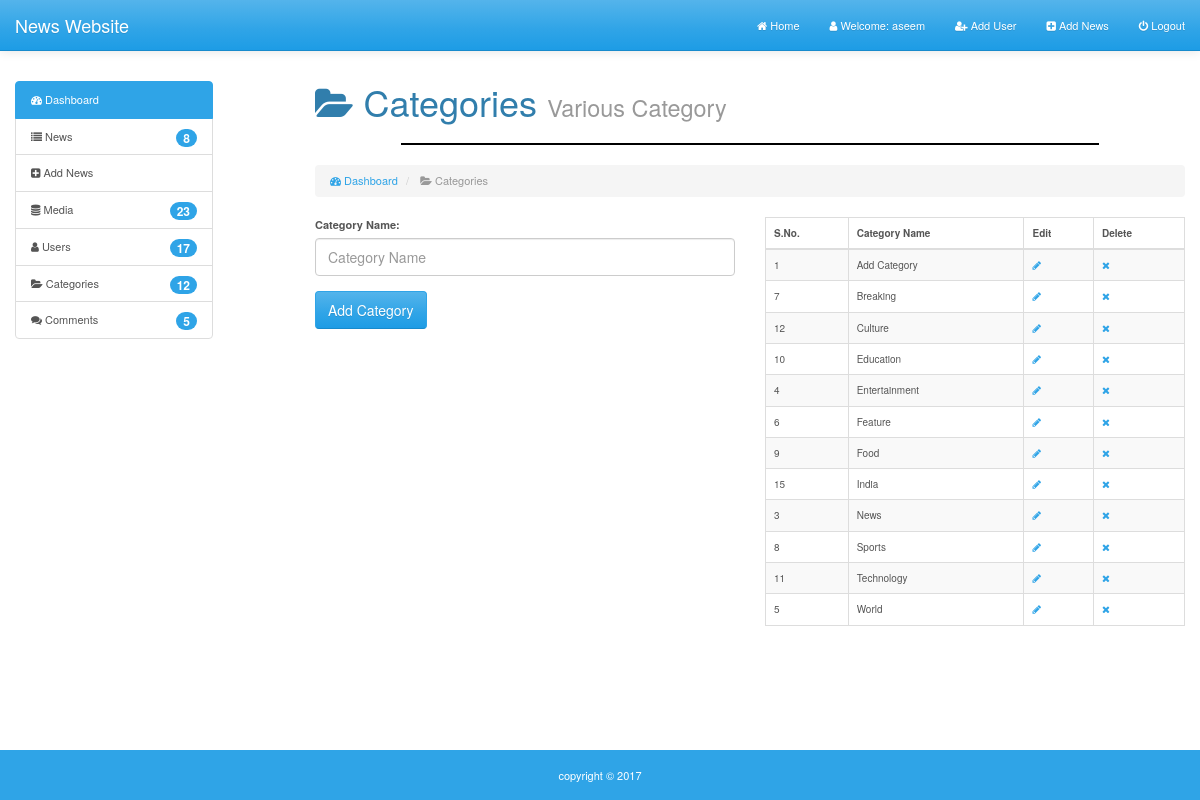
The app's page /categories.php (signed in) with its own data.
### tables this page shows
CREATE TABLE IF NOT EXISTS `category` (
  `categoryId` int(11) NOT NULL AUTO_INCREMENT,
  `category` varchar(45) NOT NULL,
  `newsId` int(11) DEFAULT NULL,
  `userId` int(11) DEFAULT NULL,
  PRIMARY KEY (`categoryId`)
);

### categories.php (the view, shortened to what this page needs)
<!DOCTYPE html>
<html lang="en">
<head>
    <link rel="stylesheet" href="css/font-awesome.css">
    <link rel="stylesheet" href="https://maxcdn.bootstrapcdn.com/bootstrap/3.3.7/css/bootstrap.min.css">
    <link href="bootstrap/css/bootstrap.min.css" rel="stylesheet">
    <link rel="stylesheet" href="css/dashboard.css">
    <link rel="stylesheet" href="css/categories.css">
    <link rel="stylesheet" href="css/mobile.css">
</head>
<body>
    <div id="wrapper">
   <?php require_once('incfile/headerAdmin.php');?>
    <section>
        <div class="container-fluid body-section">
            <div class="row">
                <div class="col-md-3 col-sm-12 col-xs-12">
                    <?php require_once('incfile/sideBarAdmin.php');?>
                </div>
                <div class="col-md-9 col-sm-12 col-xs-12 sideBarTopDashBoard">
                    <h1> <i class="fa fa-folder-open" aria-hidden="true"></i> Categories <small>Various Category</small></h1>
                    <hr class="lineDashboard">
                    <ol class="breadcrumb">
                        <li>
                            <a href="dashboard.php"> <i class="fa fa-tachometer" aria-hidden="true"></i> Dashboard</a>
                        </li>
                        <li class="active"> <i class="fa fa-folder-open" aria-hidden="true"></i> Categories</li>
                    </ol>
                    <div class="row">
                        <div class="col-md-6">
                            <form action="" method="post" id="category">
                                <div class="form-group">
                                    <label for="category">Category Name:</label>
                                    <?php require_once('incfile/categoryInsert.php');?>
                                    <input type="text" placeholder="Category Name" class="form-control" name="category">
                                </div>
                                <input type="submit" value="Add Category" name="submit" class="btn btn-primary">
                            </form>
                        </div>
                        <div class="col-md-6">
                            <table class="table table-hover table-bordered table-striped">
                                <thead>
                                    <tr>
                                        <th>S.No.</th>
                                        <th>Category Name</th>
                                        <th>Edit</th>
                                        <th>Delete</th>
                                    </tr>
                                </thead>
                                <tbody>
                                        <?php
                                            $db = new PDO($dsn, $username, $password);
                                            $sql = "Select categoryId, category from category ORDER BY category ASC";
                                            $results = $db->prepare($sql);
	                                        $results->execute();
                                            try{
                                                 if($results -> rowCount() >0){
                                                foreach ($db->query($sql) as $row)
                                                {
                                                    $categoryId = $row['categoryId'];
                                                 ?>
                                                 <tr>
                                                <td><?php echo $row['categoryId'];?></td>
                                                <td><?php echo ucfirst($row['category']);?></td>
                                                <td><a href="#"><i class="fa fa-pencil"></i></a></td>
                                                <td><a href='categories.php?del=<?php echo $categoryId;?>'><i class="fa fa-times"></i></a></td>
                                                 </tr>
                                                 <?php
                                                }
                                                 }else{
                                                    echo "<center><h2>No categories available</h2></center>";
                                                 }
                                            }
                                                catch(PDOException $e)
                                                {
                                                    echo "Error: ". $e->getMessage();
                                                }
                                        ?>
                                </tbody>
                            </table>
                        </div>
                    </div>
                </div>
            </div>
        </div>
    </section>
    <?php require_once('incfile/footerAdmin.php');?>
    </div>
</body>
</html>

### incfile/headerAdmin.php (shortened to what this page needs)
    <?php
    $SESSION_username = $_SESSION['username'];
    ?>
    <nav class="navbar navbar-default navbar-fixed-top">
        <div class="container-fluid">
            <div class="navbar-header">
                <a class="navbar-brand" href="index.php">News Website</a>
            </div>
            <div class="collapse navbar-collapse" id="bs-example-navbar-collapse-1">
                <ul class="nav navbar-nav navbar-right">
                    <li><a href="dashboard.php"><i class="fa fa-home" aria-hidden="true"></i>
 Home</a></li>
                    <li><a href="profile.php"><i class="fa fa-user" aria-hidden="true"></i> Welcome: <?php echo $SESSION_username; ?>
 </a></li>
                    <li>
                        <a href="addUsers.php"> <i class="fa fa-user-plus" aria-hidden="true"></i> Add User</a>
                    </li>
                    <li><a href="addNews.php"><i class="fa fa-plus-square" aria-hidden="true"></i>
  Add News</a></li>
                    <li><a href="logout.php"><i class="fa fa-power-off" aria-hidden="true"></i>
Logout</a></li>
                </ul>
            </div>
        </div>
    </nav>

### incfile/sideBarAdmin.php
<?php
 include('incfile/dbconnect.php');
     $db = new PDO($dsn, $username, $password);
     $query = "Select * from comments Where status = 'pending'  ORDER By id DESC";
     $result = $db->prepare($query);
     $result->execute();
    $num_rows= $result->rowCount();
    $newsquery = "Select * from news Where status = 'draft' ORDER By newsId DESC";
     $newsresult = $db->prepare($newsquery);
     $newsresult->execute();
    $news_rows= $newsresult->rowCount();
    $categories_dash = "Select * from category ORDER BY categoryId DESC";
    $categories_result = $db->prepare($categories_dash);
    $categories_result->execute();
    $categories_row_num = $categories_result->rowCount();
     $users_dash = "Select * from users ORDER BY id DESC";
    $users_result = $db->prepare($users_dash);
    $users_result->execute();
    $users_row_num = $users_result->rowCount();
     $media_dash = "Select * from media ORDER BY id DESC";
    $media_result = $db->prepare($media_dash);
    $media_result->execute();
    $media_row_num = $media_result->rowCount();
     ?>
<div class="list-group sideBarTopAdmin ">
                     <a href="dashboard.php" class="list-group-item active">
                         <i class="fa fa-tachometer" aria-hidden="true"></i> Dashboard </a>
                          <a href="news.php" class="list-group-item">
                         <span class="badge">
                             <?php
                         if($newsresult->rowCount() > 0)
                     {
                         echo $news_rows;
                     }
                     else{
                         echo"0";
                     }
                      ?>
                         </span><i class="fa fa-list" aria-hidden="true"></i> News
                     </a>
                     <a href="addNews.php" class="list-group-item">
                         <i class="fa fa-plus-square" aria-hidden="true"></i> Add News
                     </a>
                      <a href="media.php" class="list-group-item">
                         <span class="badge">
                                   <?php
                                         if($media_result->rowCount() > 0)
                                     {
                                         echo $media_row_num;
                                     }
                                     else{
                                         echo"0";
                                     }
                                   ?>
                         </span> <i class="fa fa-database" aria-hidden="true"></i>  Media
                     </a>
                     <a href="users.php" class="list-group-item">
                         <span class="badge">
                                <?php
                         if($users_result->rowCount() > 0)
                     {
                         echo $users_row_num;
                     }
                     else{
                         echo"0";
                     }
                      ?>
                         </span><i class="fa fa-user" aria-hidden="true"></i> Users
                     </a>
                     <a href="categories.php" class="list-group-item">
                         <span class="badge">
                              <?php
                                 if($categories_result->rowCount() > 0)
                                 {
                                     echo $categories_row_num;
                                 }
                                 else{
                                     echo"0";
                                 }
                             ?>
                         </span> <i class="fa fa-folder-open" aria-hidden="true"></i> Categories
                     </a>
                      <a href="comments.php" class="list-group-item">
                        <span class="badge"> <?php
                         if($result->rowCount() > 0)
                     {
                         echo $num_rows;
                     }
                     else{
                         echo"0";
                     }
                      ?>
                         </span> <i class="fa fa-comments" aria-hidden="true"></i> Comments
                     </a>
                 </div>

### incfile/footerAdmin.php
<footer class="text-center">
       copyright &copy; 2017
   </footer>

### css/dashboard.css (style rules this page uses)
body, html { height: 100%; }
#wrapper { position: relative; min-height: 100%; }
body { padding-top: 60px; }
.sideBarTopAdmin { margin-top: 21px; position: fixed; width: inherit; padding-right: 93px; }
.lineDashboard { width: 80%; border: 1px solid black; }
.body-section { padding-bottom: 70px; }
footer { background: #2FA4E7; color: white; height: 50px; line-height: 50px; position: fixed; width: 100%; bottom: 0; }

### css/mobile.css (style rules this page uses)
@media screen and (max-width:1385px) and (min-width:967px) { body { font-size: 11px; } }
@media screen and (max-width:1385px) and (min-width:967px) { .sideBarTopAdmin { padding-right: 102px; } }
@media screen and (max-width:1385px) and (min-width:967px) { .table { font-size: 10px; } }

### records on screen
category: categoryId "1", category "Add Category"
category: categoryId "7", category "Breaking"
category: categoryId "12", category "Culture"
category: categoryId "10", category "Education"
category: categoryId "4", category "Entertainment"
category: categoryId "6", category "Feature"
category: categoryId "9", category "Food"
category: categoryId "15", category "India"
category: categoryId "3", category "News"
category: categoryId "8", category "Sports"
category: categoryId "11", category "Technology"
category: categoryId "5", category "World"

### other values on screen
$SESSION_username "aseem"
$news_rows "8"
$media_row_num "23"
$users_row_num "17"
$categories_row_num "12"
$num_rows "5"
